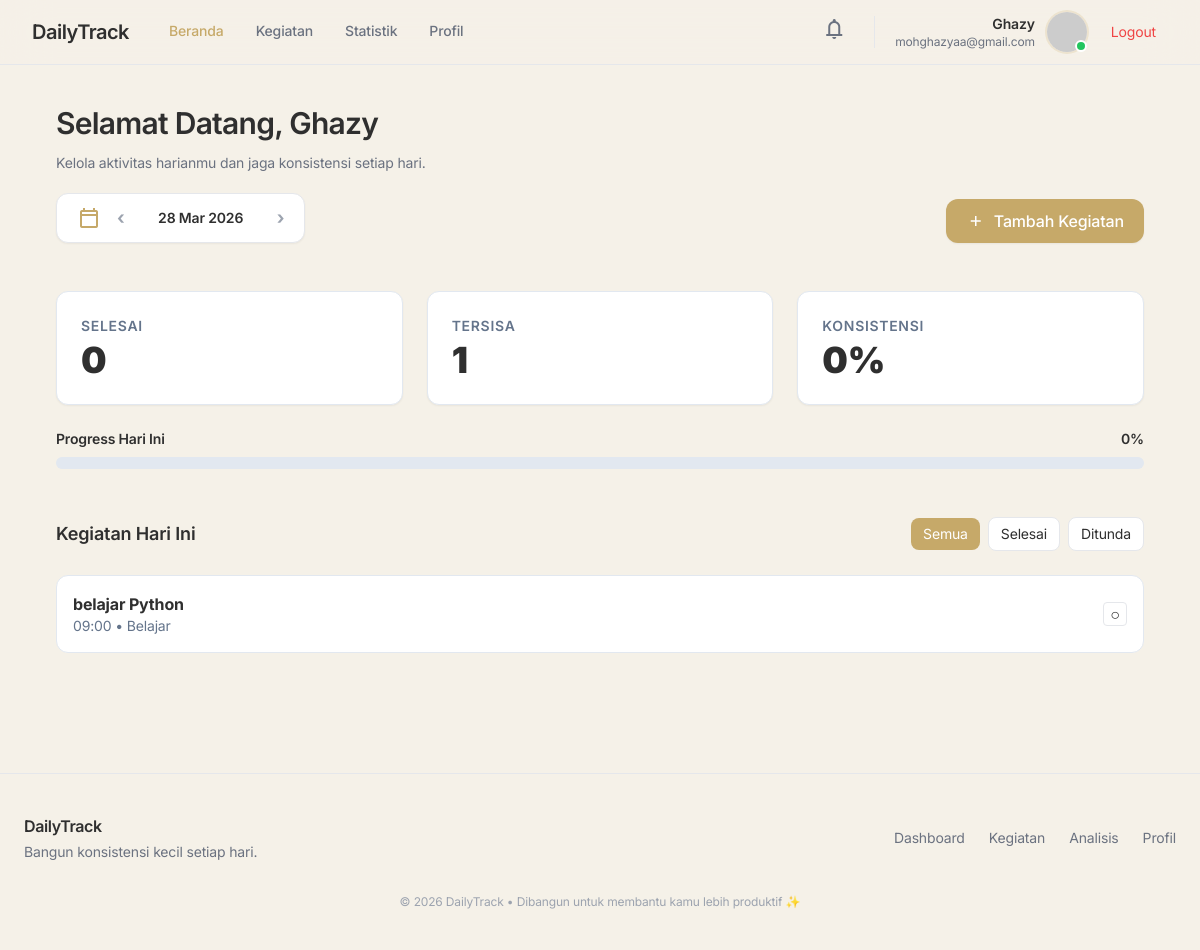
The page /dashboard/ (signed in) on the database its author committed.
### tracker/models.py (models this page shows, shortened)
class Kegiatan(models.Model):
    pengguna = models.ForeignKey(
        User,
        on_delete=models.CASCADE,
        db_index=True
    )
    judul = models.CharField(max_length=200)
    tanggal = models.DateField(db_index=True)
    waktu = models.TimeField(db_index=True)
    kategori = models.ForeignKey(
        'Kategori',
        on_delete=models.SET_NULL,
        null=True,
        blank=True
    )
    selesai = models.BooleanField(default=False, db_index=True)
    dibuat = models.DateTimeField(auto_now_add=True)
    class Meta:
        verbose_name_plural = "Kegiatan"
        indexes = [
            models.Index(fields=['pengguna', 'tanggal']),
            models.Index(fields=['pengguna', 'selesai']),
            models.Index(fields=['tanggal', 'waktu']),
        ]

class Kategori(models.Model):
 user = models.ForeignKey(User, on_delete=models.CASCADE)
 nama = models.CharField(max_length=100)
 class Meta:
  verbose_name_plural = "Kategori"
 def __str__(self):
  return self.nama

### tracker/views/dashboard.py (the view)
# urls.py: path('dashboard/', views.dashboard, name='dashboard'),
@login_required(login_url='login')
def dashboard(request):
    date_param = request.GET.get('date')
    filter_param = request.GET.get('filter', 'all')
    selected_date = parse_selected_date(date_param)
    summary = get_daily_summary(request.user, selected_date)
    filtered_qs = summary["queryset"].order_by("waktu")
    if filter_param == "done":
        filtered_qs = filtered_qs.filter(selesai=True)
    elif filter_param == "pending":
        filtered_qs = filtered_qs.filter(selesai=False)
    if filter_param == "done":
        empty_message = "Belum ada kegiatan yang selesai hari ini."
    elif filter_param == "pending":
        empty_message = "Belum ada kegiatan yang ditunda hari ini."
    else:
        empty_message = "Belum ada kegiatan hari ini."
    paginator = Paginator(filtered_qs, 10)
    page_obj = paginator.get_page(request.GET.get("page"))
    nav = get_date_navigation(selected_date)
    context = {
        "kegiatan": page_obj,
        "page_obj": page_obj,
        "filter": filter_param,
        "hari_ini": selected_date,
        "empty_message": empty_message,
        **summary,
        **nav,
    }
    return render(request, "kegiatan/dashboard.html", context)

### tracker/services/dashboard_service.py (called while the page is built)
def parse_selected_date(date_param):
 today = date.today()
 try:
  return (
   datetime.strptime(date_param, "%Y-%m-%d").date()
   if date_param else today
  )
 except ValueError:
  return today

def get_daily_summary(user, selected_date):
 base_qs = (Kegiatan.objects.filter(
  pengguna=user,
  tanggal=selected_date
 ).select_related('kategori')
 )
 stats = base_qs.aggregate(
  total=Count('id'),
  selesai=Count('id', filter=Q(selesai=True))
 )
 total = stats["total"] or 0
 selesai = stats["selesai"] or 0
 belum = total - selesai
 konsistensi = hitung_konsistensi(total, selesai)
 return {
  "queryset": base_qs,
  "total": total,
  "selesai": selesai,
  "belum": belum,
  "konsistensi": konsistensi,
 }

def get_date_navigation(selected_date):
 return {
  "prev_date": selected_date - timedelta(days=1),
  "next_date": selected_date + timedelta(days=1),
  "today": date.today(),
 }

### tracker/services/utils.py (called while the page is built)
def hitung_konsistensi(total, selesai):
 if total == 0:
  return 0
 return int((selesai / total) * 100)

### tracker/templates/kegiatan/dashboard.html (shortened to what this page needs)
{% extends 'base.html' %} {% block isi %}
<div class="max-w-6xl mx-auto space-y-12">
  <div class="flex flex-col md:flex-row md:items-end md:justify-between gap-6">
    <div class="space-y-3">
      <h1 class="text-3xl font-semibold tracking-tight">
        Selamat Datang, {{ request.user.username }}
      </h1>
      <p class="text-sm text-gray-500">
        Kelola aktivitas harianmu dan jaga konsistensi setiap hari.
      </p>
      <div class="flex items-center gap-4 pt-2">
        <div
          class="flex items-center gap-4 bg-white border border-[#E5E7EB] px-5 py-2.5 rounded-xl shadow-sm"
        >
          <span class="material-symbols-outlined text-[#C6A969]">
          </span>
          <a
            href="?date={{ prev_date|date:'Y-m-d' }}"
            class="text-gray-400 hover:text-black text-lg font-bold"
          >
            ‹
          </a>
          <p class="text-sm font-semibold min-w-[120px] text-center">
            {{ hari_ini|date:"d M Y" }}
          </p>
          <a
            href="?date={{ next_date|date:'Y-m-d' }}"
            class="text-gray-400 hover:text-black text-lg font-bold"
          >
            ›
          </a>
        </div>
      </div>
    </div>
    <button
      onclick="openModal()"
      class="flex items-center gap-2 bg-[#C6A969] text-white px-5 py-2.5 rounded-xl font-medium shadow-sm hover:shadow-md transition active:scale-95"
    >
      <span class="material-symbols-outlined text-[20px]"> add </span>
      Tambah Kegiatan
    </button>
  </div>
  <div
    id="total-container"
    hx-get="{% url 'dashboard_total_kegiatan' %}?date={{ hari_ini|date:'Y-m-d' }}"
    hx-trigger="summaryUpdated from:body"
    hx-target="#total-container"
    hx-swap="innerHTML"
  >
    {% include "kegiatan/partials/total_kegiatan.html" %}
  </div>
  <div class="space-y-6">
    <div class="flex items-center justify-between">
      <h2 class="text-lg font-semibold">Kegiatan Hari Ini</h2>
      <div class="flex items-center gap-2 text-sm">
        <a
          href="?date={{ hari_ini|date:'Y-m-d' }}&filter=all"
          class="px-3 py-1.5 rounded-lg transition {% if filter == 'all' %} bg-[#C6A969] text-white {% else %} bg-white border border-[#E5E7EB] hover:bg-gray-50 {% endif %}"
        >
          Semua
        </a>
        <a
          href="?date={{ hari_ini|date:'Y-m-d' }}&filter=done"
          class="px-3 py-1.5 rounded-lg transition {% if filter == 'done' %} bg-green-500 text-white {% else %} bg-white border border-[#E5E7EB] hover:bg-gray-50 {% endif %}"
        >
          Selesai
        </a>
        <a
          href="?date={{ hari_ini|date:'Y-m-d' }}&filter=pending"
          class="px-3 py-1.5 rounded-lg transition {% if filter == 'pending' %} bg-amber-500 text-white {% else %} bg-white border border-[#E5E7EB] hover:bg-gray-50 {% endif %}"
        >
          Ditunda
        </a>
      </div>
    </div>
    <div class="space-y-3">
      {% for item in kegiatan %} {% include "kegiatan/partials/task_item.html"%}
      {% endfor %}
    </div>
  </div>
</div>
{% endblock %}

### tracker/templates/base.html (shortened to what this page needs)
{% load static %}
<!doctype html>
<html lang="en">
  <head>
    <script src="https://cdn.tailwindcss.com"></script>
  </head>
  <body class="bg-[#F5F1E8] text-[#2F2F2F] min-h-screen antialiased">
    <header
      class="sticky top-0 z-50 backdrop-blur-xl bg-[#F5F1E8]/80 border-b border-[#E5E7EB]"
    >
      <div
        class="max-w-7xl mx-auto px-8 h-16 flex items-center justify-between"
      >
        <div class="flex items-center gap-10">
          <a
            href="{% url 'dashboard' %}"
            class="text-xl font-semibold tracking-tight"
          >
            DailyTrack
          </a>
          {% if user.is_authenticated %}
          <nav
            class="hidden md:flex items-center gap-8 text-[14px] font-medium"
          >
            {% url 'dashboard' as dashboard_url %}
            <a
              href="{{ dashboard_url }}"
              class="relative pb-1 transition {% if request.path == dashboard_url or request.path == '/' %} text-[#C6A969] {% else %} text-gray-500 hover:text-black {% endif %}"
            >
              Beranda
            </a>
            {% url 'semua_kegiatan' as kegiatan_url %}
            <a
              href="{{ kegiatan_url }}"
              class="relative pb-1 transition {% if 'kegiatan' in request.path %} text-[#C6A969] {% else %} text-gray-500 hover:text-black {% endif %}"
            >
              Kegiatan
            </a>
            {% url 'analytics' as analytics_url %}
            <a
              href="{{ analytics_url }}"
              class="relative pb-1 transition {% if 'analytics' in request.path %} text-[#C6A969] {% else %} text-gray-500 hover:text-black {% endif %}"
            >
              Statistik
            </a>
            <a
              href="{% url 'profile' %}"
              class="relative pb-1 transition {% if 'profile' in request.path %} text-[#C6A969] {% else %} text-gray-500 hover:text-black {% endif %}"
            >
              Profil
            </a>
          </nav>
          {% endif %}
        </div>
        {% if user.is_authenticated %}
        <div class="flex items-center gap-5">
          <button class="p-2 rounded-full hover:bg-white transition">
            <span class="material-symbols-outlined text-gray-500">
            </span>
          </button>
          <div class="flex items-center gap-3">
            <div class="text-right hidden sm:block">
              <p class="text-sm font-semibold">{{ request.user.username }}</p>
              {% if request.user.email %}
              <p class="text-xs text-gray-500">{{ request.user.email }}</p>
              {% endif %}
            </div>
            <div class="relative">
              <img
                class="w-10 h-10 rounded-full object-cover ring-2 ring-[#C6A969]/20"
                src="https://ui-avatars.com/api/?name={{ request.user.username }}&background=F5F1E8&color=2F2F2F"
                alt="avatar"
              />
              <div
                class="absolute bottom-0 right-0 w-3 h-3 bg-green-500 border-2 border-white rounded-full"
              ></div>
            </div>
            <form action="{% url 'logout' %}" method="post">
              <button
                class="text-sm px-3 py-2 rounded-lg text-red-500 hover:bg-red-50 transition"
              >
                Logout
              </button>
            </form>
          </div>
        </div>
        {% endif %}
      </div>
    </header>
    <main class="max-w-6xl mx-auto px-8 py-10">
      {% block isi %} {% endblock %}
    </main>
    <footer class="mt-20 border-t border-[#E5E7EB] bg-[#F5F1E8]">
      <div class="max-w-7xl mx-auto px-6 py-10">
        <div
          class="flex flex-col md:flex-row items-center justify-between gap-6"
        >
          <div class="text-center md:text-left">
            <h3 class="text-base font-semibold tracking-tight">DailyTrack</h3>
            <p class="text-sm text-gray-500 mt-1">
              Bangun konsistensi kecil setiap hari.
            </p>
          </div>
          <div class="flex items-center gap-6 text-sm text-gray-500">
            <a
              href="{% url 'dashboard' %}"
              class="hover:text-[#C6A969] transition"
            >
              Dashboard
            </a>
            <a
              href="{% url 'semua_kegiatan' %}"
              class="hover:text-[#C6A969] transition"
            >
              Kegiatan
            </a>
            <a
              href="{% url 'analytics' %}"
              class="hover:text-[#C6A969] transition"
            >
              Analisis
            </a>
            <a
              href="{% url 'profile' %}"
              class="hover:text-[#C6A969] transition"
            >
              Profil
            </a>
          </div>
        </div>
        <div class="text-center text-xs text-gray-400 mt-8">
          © 2026 DailyTrack • Dibangun untuk membantu kamu lebih produktif ✨
        </div>
      </div>
    </footer>
  </body>
</html>

### tracker/templates/kegiatan/partials/task_item.html
<div id="task-{{ item.id }}"
     class="bg-white p-4 rounded-xl border border-slate-200 flex items-center justify-between">
  <div>
    <p class="font-bold">{{ item.judul }}</p>
    <p class="text-sm text-slate-500">
      {{ item.waktu|time:"H:i" }} • {{ item.kategori }}
    </p>
  </div>
  <button
    hx-post="{% url 'toggle_selesai' item.id %}"
    hx-target="#task-{{ item.id }}"
    hx-swap="outerHTML"
    class="size-6 rounded border flex items-center justify-center">
    {% if item.selesai %}
      ✔
    {% else %}
      ○
    {% endif %}
  </button>
</div>

### tracker/templates/base.html (style rules this page uses)
body { font-family: "Inter", sans-serif; letter-spacing: -0.01em; }

### rows shown on the page
Kegiatan: judul "belajar Python", waktu "09:00", kategori "Belajar"

### other values the page prints
{{ request.user.username }} "Ghazy"
{{ request.user.email }} "mohghazyaa@gmail.com"
{{ hari_ini|date:"d M Y" }} "28 Mar 2026"
{{ selesai|default:0 }} "0"
{{ belum|default:0 }} "1"
{{ konsistensi|default:0 }} "0"
